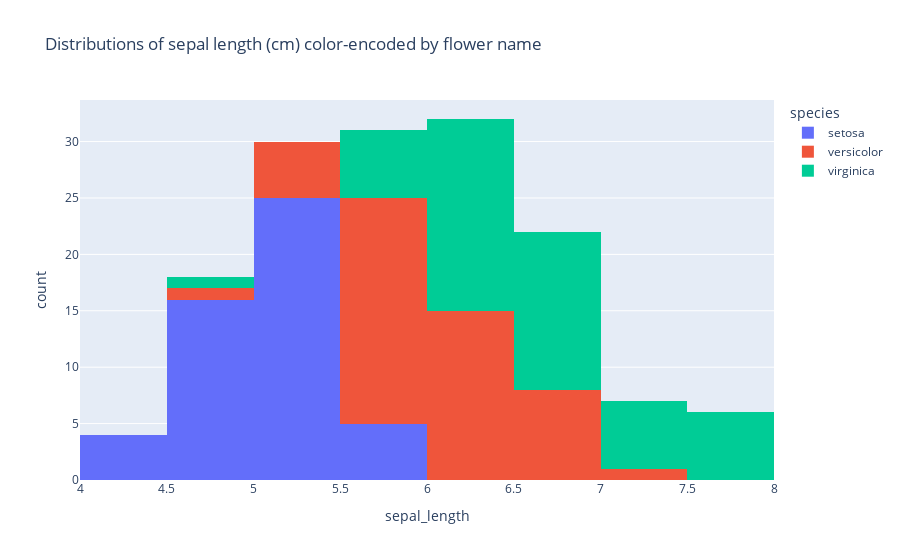

The code cell stored with this chart in its notebook:
### Code cell
chart2 = px.histogram(data_frame=iris_df,
             x="sepal_length",
             color="species",
             title="Distributions of sepal length (cm) color-encoded by flower name")
chart2

### Figure 1 — Plotly figure (JSON) as saved in the notebook; plotly's stock layout.template omitted (floating-point values rounded to 4 significant figures)
{"data": [{"alignmentgroup": "True", "bingroup": "x", "hoverlabel": {"namelength": 0}, "hovertemplate": "species=setosa<br>sepal_length=%{x}<br>count=%{y}", "legendgroup": "setosa", "marker": {"color": "#636efa"}, "name": "setosa", "offsetgroup": "setosa", "orientation": "v", "showlegend": true, "type": "histogram", "x": [5.1, 4.9, 4.7, 4.6, 5, 5.4, 4.6, 5, 4.4, 4.9, 5.4, 4.8, 4.8, 4.3, 5.8, 5.7, 5.4, 5.1, 5.7, 5.1, 5.4, 5.1, 4.6, 5.1, 4.8, 5, 5, 5.2, 5.2, 4.7, 4.8, 5.4, 5.2, 5.5, 4.9, 5, 5.5, 4.9, 4.4, 5.1, 5, 4.5, 4.4, 5, 5.1, 4.8, 5.1, 4.6, 5.3, 5], "xaxis": "x", "yaxis": "y"}, {"alignmentgroup": "True", "bingroup": "x", "hoverlabel": {"namelength": 0}, "hovertemplate": "species=versicolor<br>sepal_length=%{x}<br>count=%{y}", "legendgroup": "versicolor", "marker": {"color": "#EF553B"}, "name": "versicolor", "offsetgroup": "versicolor", "orientation": "v", "showlegend": true, "type": "histogram", "x": [7, 6.4, 6.9, 5.5, 6.5, 5.7, 6.3, 4.9, 6.6, 5.2, 5, 5.9, 6, 6.1, 5.6, 6.7, 5.6, 5.8, 6.2, 5.6, 5.9, 6.1, 6.3, 6.1, 6.4, 6.6, 6.8, 6.7, 6, 5.7, 5.5, 5.5, 5.8, 6, 5.4, 6, 6.7, 6.3, 5.6, 5.5, 5.5, 6.1, 5.8, 5, 5.6, 5.7, 5.7, 6.2, 5.1, 5.7], "xaxis": "x", "yaxis": "y"}, {"alignmentgroup": "True", "bingroup": "x", "hoverlabel": {"namelength": 0}, "hovertemplate": "species=virginica<br>sepal_length=%{x}<br>count=%{y}", "legendgroup": "virginica", "marker": {"color": "#00cc96"}, "name": "virginica", "offsetgroup": "virginica", "orientation": "v", "showlegend": true, "type": "histogram", "x": [6.3, 5.8, 7.1, 6.3, 6.5, 7.6, 4.9, 7.3, 6.7, 7.2, 6.5, 6.4, 6.8, 5.7, 5.8, 6.4, 6.5, 7.7, 7.7, 6, 6.9, 5.6, 7.7, 6.3, 6.7, 7.2, 6.2, 6.1, 6.4, 7.2, 7.4, 7.9, 6.4, 6.3, 6.1, 7.7, 6.3, 6.4, 6, 6.9, 6.7, 6.9, 5.8, 6.8, 6.7, 6.7, 6.3, 6.5, 6.2, 5.9], "xaxis": "x", "yaxis": "y"}], "layout": {"autosize": true, "barmode": "relative", "legend": {"title": {"text": "species"}, "tracegroupgap": 0}, "title": {"text": "Distributions of sepal length (cm) color-encoded by flower name"}, "xaxis": {"anchor": "y", "autorange": true, "domain": [0, 1], "range": [4, 8], "title": {"text": "sepal_length"}, "type": "linear"}, "yaxis": {"anchor": "x", "autorange": true, "domain": [0, 1], "range": [0, 33.68], "title": {"text": "count"}}}}
